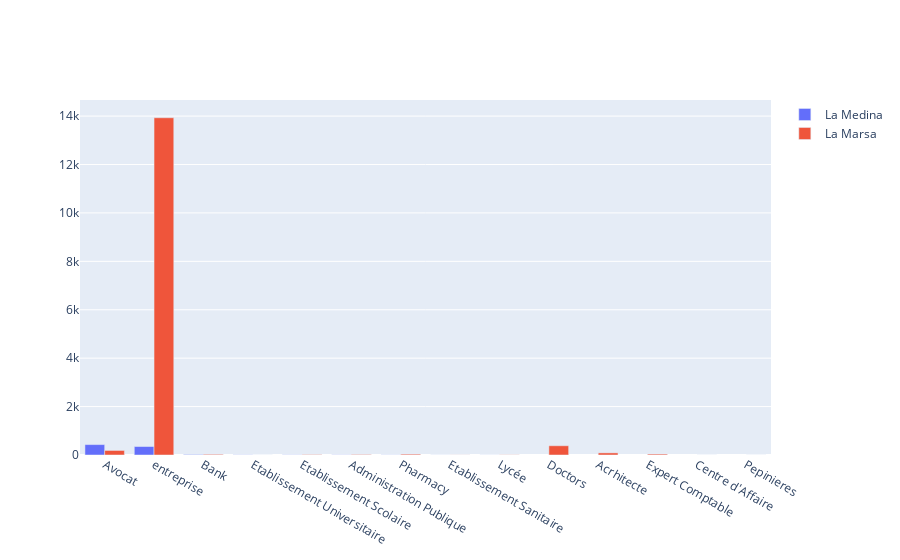

Source (notebook cell):
### Code cell
import plotly.graph_objects as go

fig = go.Figure()

for i in a.delegation.unique():
    fig.add_trace(
        go.Bar(
            x=a[a['delegation']==i]['type'].value_counts().keys(),
            y=a[a['delegation']==i]['type'].value_counts().values,
            name=i
        ))

fig.show()

### Figure 1 — Plotly figure (JSON) as saved in the notebook; plotly's stock layout.template omitted (floating-point values rounded to 4 significant figures)
{"data": [{"name": "La Medina", "type": "bar", "x": ["Avocat", "entreprise", "Bank", "Etablissement Universitaire", "Etablissement Scolaire", "Administration Publique", "Pharmacy", "Etablissement Sanitaire", "Lycée"], "y": [430, 350, 18, 7, 7, 6, 5, 2, 2]}, {"name": "La Marsa", "type": "bar", "x": ["entreprise", "Doctors", "Avocat", "Acrhitecte", "Expert Comptable", "Pharmacy", "Bank", "Administration Publique", "Etablissement Scolaire", "Lycée", "Etablissement Sanitaire", "Etablissement Universitaire", "Centre d'Affaire", "Pepinieres"], "y": [13932, 382, 188, 87, 38, 34, 27, 18, 15, 6, 3, 1, 1, 1]}], "layout": {}}
